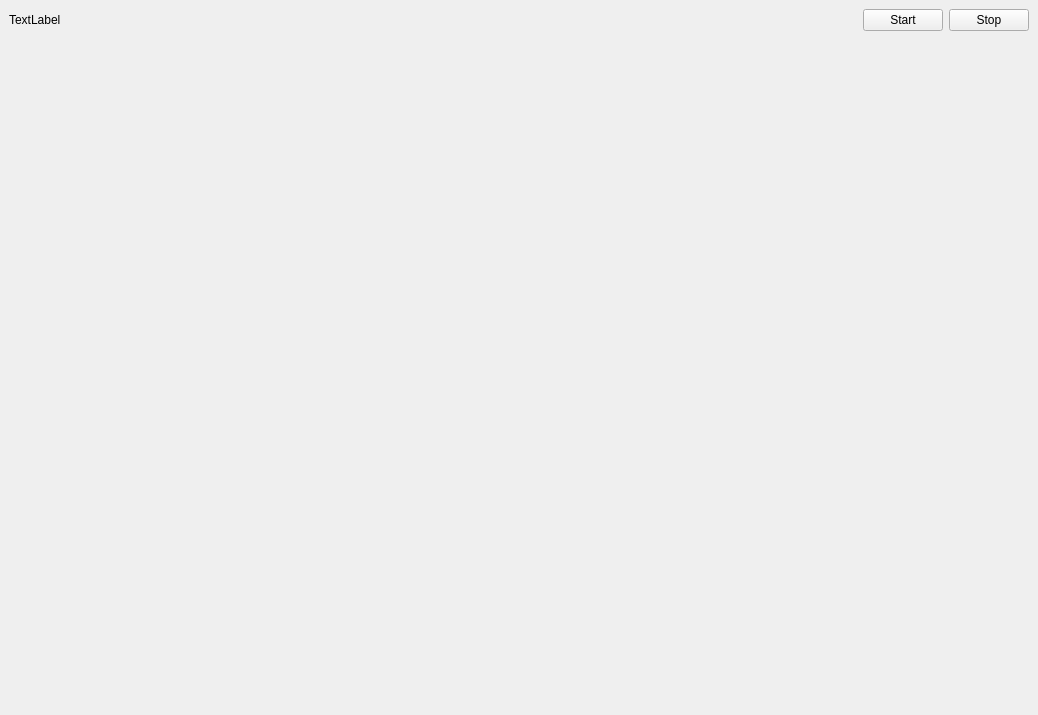
<?xml version="1.0" encoding="UTF-8"?>
<ui version="4.0">
 <class>IHM6843</class>
 <widget class="QMainWindow" name="IHM6843">
  <property name="geometry">
   <rect>
    <x>0</x>
    <y>0</y>
    <width>1038</width>
    <height>715</height>
   </rect>
  </property>
  <property name="windowTitle">
   <string>MainWindow</string>
  </property>
  <widget class="QWidget" name="centralwidget">
   <property name="sizePolicy">
    <sizepolicy hsizetype="Maximum" vsizetype="Preferred">
     <horstretch>0</horstretch>
     <verstretch>0</verstretch>
    </sizepolicy>
   </property>
   <layout class="QVBoxLayout" name="verticalLayout">
    <item>
     <layout class="QHBoxLayout" name="horizontalLayout">
      <item>
       <widget class="QLabel" name="distance">
        <property name="text">
         <string>TextLabel</string>
        </property>
       </widget>
      </item>
      <item>
       <spacer name="horizontalSpacer_2">
        <property name="orientation">
         <enum>Qt::Horizontal</enum>
        </property>
        <property name="sizeHint" stdset="0">
         <size>
          <width>40</width>
          <height>20</height>
         </size>
        </property>
       </spacer>
      </item>
      <item>
       <widget class="QPushButton" name="start">
        <property name="text">
         <string>Start</string>
        </property>
       </widget>
      </item>
      <item>
       <widget class="QPushButton" name="stop">
        <property name="text">
         <string>Stop</string>
        </property>
        <property name="checkable">
         <bool>false</bool>
        </property>
       </widget>
      </item>
     </layout>
    </item>
    <item>
     <layout class="QHBoxLayout" name="horizontalLayout_2">
      <item>
       <widget class="QCustomPlot" name="RangeP" native="true"/>
      </item>
     </layout>
    </item>
   </layout>
  </widget>
 </widget>
 <customwidgets>
  <customwidget>
   <class>QCustomPlot</class>
   <extends>QWidget</extends>
   <header location="global">qcustomplot.h</header>
   <container>1</container>
  </customwidget>
 </customwidgets>
 <resources/>
 <connections/>
</ui>
